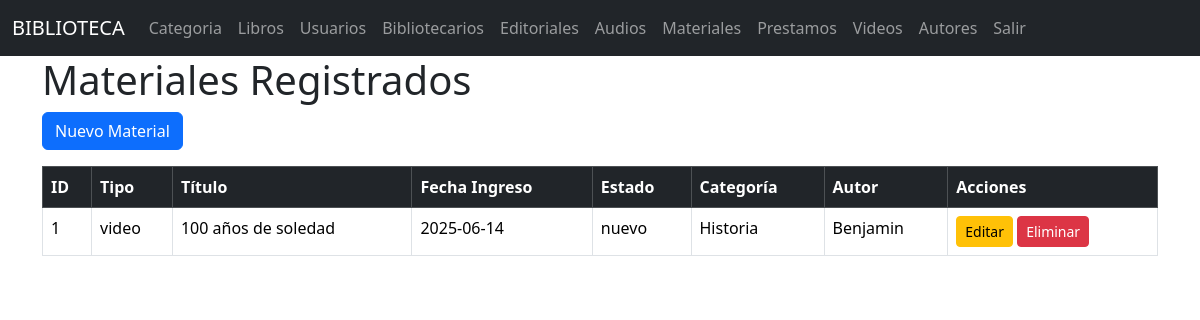
/materiales/, run on an earlier commit of the app's database.
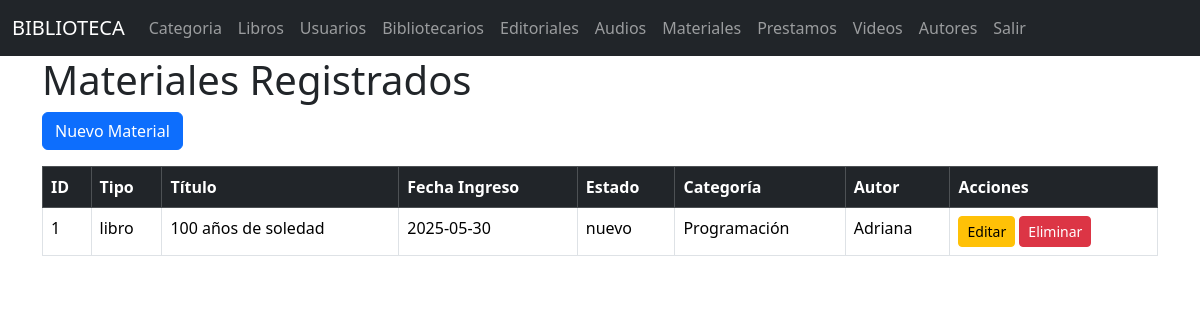
And on a later commit of the database.
### models/material_model.py (models this page shows, shortened)
class Material(db.Model):
    __tablename__ = 'materiales'
    id_material = db.Column(db.Integer, primary_key=True)
    tipo = db.Column(db.String(50), nullable=False)
    titulo = db.Column(db.String(100), nullable=False)
    fecha_ingreso = db.Column(db.String(20), nullable=False)
    estado = db.Column(db.String(20), nullable=False)
    id_categoria = db.Column(db.Integer, db.ForeignKey('categoria.id_cat'),nullable=False)
    id_autor = db.Column(db.Integer, db.ForeignKey('autores.id_autor'), nullable=False)
    categoria = db.relationship('Categoria', back_populates='materiales')
    libro = db.relationship('Libro', back_populates='material')
    autor = db.relationship('Autores', back_populates='materiales')
    @staticmethod
    def get_all():
        return Material.query.all()

### models/categoria_model.py (models this page shows, shortened)
class Categoria(db.Model):
    __tablename__ = "categoria"
    id_cat = db.Column(db.Integer, primary_key=True)
    nombre = db.Column(db.String(50), nullable=False)
    materiales = db.relationship('Material', back_populates='categoria')

### models/autores_model.py (models this page shows, shortened)
class Autores(db.Model):
    __tablename__ = "autores"
    id_autor = db.Column(db.Integer,primary_key=True)
    nombre = db.Column(db.String(150),nullable=False)
    materiales = db.relationship('Material', back_populates='autor')

### controllers/material_controllers.py (the view)
@material_bp.route("/")
def index():
    materiales = Material.get_all()
    return material_view.list(materiales)

### views/material_view.py (called while the page is built)
def list(materiales):
    return render_template('materiales/index.html', materiales=materiales)

### templates/materiales/index.html (shortened to what this page needs)
{% extends 'base.html' %}
{% block content %}
    <h1>Materiales Registrados</h1>
    <a href="{{ url_for('material.create') }}" class="btn btn-primary mb-3">Nuevo Material</a>
    <table class="table table-bordered">
        <thead class="table-dark">
            <tr>
                <th>ID</th>
                <th>Tipo</th>
                <th>Título</th>
                <th>Fecha Ingreso</th>
                <th>Estado</th>
                <th>Categoría</th>
                <th>Autor</th>
                <th>Acciones</th>
            </tr>
        </thead>
        <tbody>
            {% for mat in materiales %}
            <tr>
                <td>{{ mat.id_material }}</td>
                <td>{{ mat.tipo }}</td>
                <td>{{ mat.titulo }}</td>
                <td>{{ mat.fecha_ingreso }}</td>
                <td>{{ mat.estado }}</td>
                <td>{{ mat.categoria.nombre }}</td>
                <td>{{ mat.autor.nombre }}</td>
                <td>
                    <a href="{{ url_for('material.edit', id_material=mat.id_material) }}" class="btn btn-warning btn-sm">Editar</a>
                    <a href="{{ url_for('material.delete', id_material=mat.id_material) }}" class="btn btn-danger btn-sm" onclick="return confirm('¿Seguro que quieres eliminarlo?')">Eliminar</a>
                </td>
            </tr>
            {% else %}
            <tr><td colspan="7" class="text-center">No hay materiales registrados.</td></tr>
            {% endfor %}
        </tbody>
    </table>
{% endblock %}

### templates/base.html (shortened to what this page needs)
<!doctype html>
<html lang="es">
<head>
    <link href="https://cdn.jsdelivr.net/npm/bootstrap@5.3.6/dist/css/bootstrap.min.css" rel="stylesheet">
</head>
<body>
    <nav class="navbar navbar-expand-lg navbar-dark bg-dark">
        <div class="container-fluid">
          <a class="navbar-brand" href="#">BIBLIOTECA</a>
          <div class="collapse navbar-collapse" id="navbarNav">
            <ul class="navbar-nav">
              <li class="nav-item">
                <a class="nav-link" aria-current="page" href="/categorias/">Categoria</a>
              </li>
              <li class="nav-item">
                <a class="nav-link" href="/libros/">Libros</a>
              </li>
              <li class="nav-item">
                <a class="nav-link" href="/usuarios/">Usuarios</a>
              </li>
              <li class="nav-item">
                <a class="nav-link" href="/bibliotecarios/">Bibliotecarios</a>
              </li>
              <li class="nav-item">
                <a class="nav-link" href="/editoriales/">Editoriales</a>
              </li>
              <li class="nav-item">
                <a class="nav-link" href="/audios/">Audios</a>
              </li>
              <li class="nav-item">
                <a class="nav-link" href="/materiales/">Materiales</a>
              </li>
              <li class="nav-item">
                <a class="nav-link" href="/prestamos/">Prestamos</a>
              </li>
              <li class="nav-item">
                <a class="nav-link" href="/videos/">Videos</a>
              </li>
              <li class="nav-item">
                <a class="nav-link" href="/autores/">Autores</a>
              </li>
              <li class="nav-item">
                <a class="nav-link" href="#">Salir</a>
              </li>
            </ul>
          </div>
        </div>
      </nav>
    <div class="container">
        {% block content %}
        {% endblock %}
    </div>
</body>
</html>

What changed in the data, as far as the page shows it:
changed Material "100 años de soledad": tipo "video" → "libro"; fecha_ingreso "2025-06-14" → "2025-05-30"; categoria.nombre "Historia" → "Programación"; autor.nombre "Benjamin" → "Adriana"
